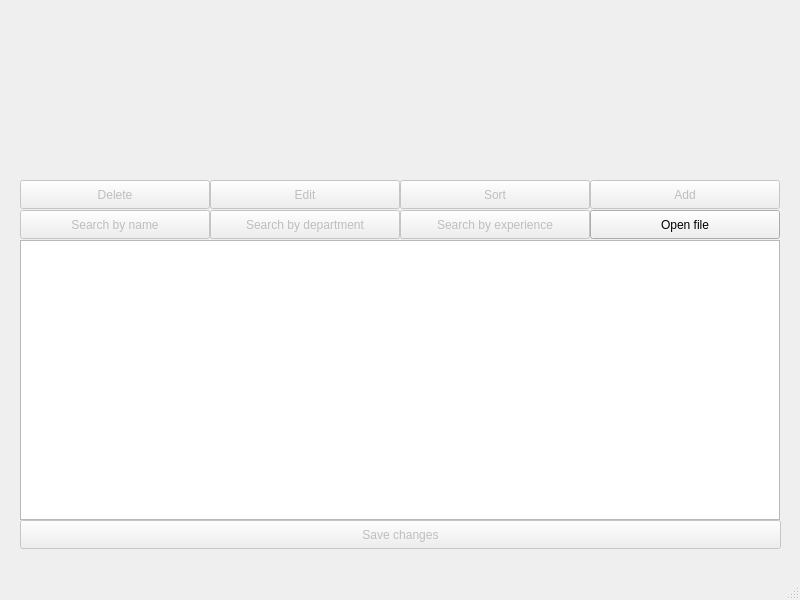
<?xml version="1.0" encoding="UTF-8"?>
<ui version="4.0">
 <class>MainWindow</class>
 <widget class="QMainWindow" name="MainWindow">
  <property name="geometry">
   <rect>
    <x>0</x>
    <y>0</y>
    <width>800</width>
    <height>600</height>
   </rect>
  </property>
  <property name="windowTitle">
   <string>MainWindow</string>
  </property>
  <widget class="QWidget" name="centralwidget">
   <widget class="QTableWidget" name="tableWidget">
    <property name="enabled">
     <bool>true</bool>
    </property>
    <property name="geometry">
     <rect>
      <x>20</x>
      <y>240</y>
      <width>760</width>
      <height>280</height>
     </rect>
    </property>
   </widget>
   <widget class="QPushButton" name="searchNameButton">
    <property name="enabled">
     <bool>false</bool>
    </property>
    <property name="geometry">
     <rect>
      <x>20</x>
      <y>210</y>
      <width>190</width>
      <height>29</height>
     </rect>
    </property>
    <property name="text">
     <string>Search by name</string>
    </property>
   </widget>
   <widget class="QPushButton" name="searchDepartmentButton">
    <property name="enabled">
     <bool>false</bool>
    </property>
    <property name="geometry">
     <rect>
      <x>210</x>
      <y>210</y>
      <width>190</width>
      <height>29</height>
     </rect>
    </property>
    <property name="text">
     <string>Search by department</string>
    </property>
   </widget>
   <widget class="QPushButton" name="addButton">
    <property name="enabled">
     <bool>false</bool>
    </property>
    <property name="geometry">
     <rect>
      <x>590</x>
      <y>180</y>
      <width>190</width>
      <height>29</height>
     </rect>
    </property>
    <property name="text">
     <string>Add</string>
    </property>
   </widget>
   <widget class="QPushButton" name="openFileButton">
    <property name="enabled">
     <bool>true</bool>
    </property>
    <property name="geometry">
     <rect>
      <x>590</x>
      <y>210</y>
      <width>190</width>
      <height>29</height>
     </rect>
    </property>
    <property name="text">
     <string>Open file</string>
    </property>
   </widget>
   <widget class="QPushButton" name="saveChangesButton">
    <property name="enabled">
     <bool>false</bool>
    </property>
    <property name="geometry">
     <rect>
      <x>20</x>
      <y>520</y>
      <width>761</width>
      <height>29</height>
     </rect>
    </property>
    <property name="text">
     <string>Save changes</string>
    </property>
   </widget>
   <widget class="QPushButton" name="deleteButton">
    <property name="enabled">
     <bool>false</bool>
    </property>
    <property name="geometry">
     <rect>
      <x>20</x>
      <y>180</y>
      <width>190</width>
      <height>29</height>
     </rect>
    </property>
    <property name="text">
     <string>Delete</string>
    </property>
   </widget>
   <widget class="QPushButton" name="editButton">
    <property name="enabled">
     <bool>false</bool>
    </property>
    <property name="geometry">
     <rect>
      <x>210</x>
      <y>180</y>
      <width>190</width>
      <height>29</height>
     </rect>
    </property>
    <property name="text">
     <string>Edit</string>
    </property>
   </widget>
   <widget class="QPushButton" name="sortButton">
    <property name="enabled">
     <bool>false</bool>
    </property>
    <property name="geometry">
     <rect>
      <x>400</x>
      <y>180</y>
      <width>190</width>
      <height>29</height>
     </rect>
    </property>
    <property name="text">
     <string>Sort</string>
    </property>
   </widget>
   <widget class="QPushButton" name="searchExperienceButton">
    <property name="enabled">
     <bool>false</bool>
    </property>
    <property name="geometry">
     <rect>
      <x>400</x>
      <y>210</y>
      <width>190</width>
      <height>29</height>
     </rect>
    </property>
    <property name="text">
     <string>Search by experience</string>
    </property>
   </widget>
   <widget class="QLabel" name="memeLabel">
    <property name="geometry">
     <rect>
      <x>340</x>
      <y>30</y>
      <width>201</width>
      <height>111</height>
     </rect>
    </property>
    <property name="text">
     <string/>
    </property>
   </widget>
  </widget>
  <widget class="QMenuBar" name="menubar">
   <property name="geometry">
    <rect>
     <x>0</x>
     <y>0</y>
     <width>800</width>
     <height>25</height>
    </rect>
   </property>
  </widget>
  <widget class="QStatusBar" name="statusbar"/>
 </widget>
 <resources/>
 <connections/>
</ui>
